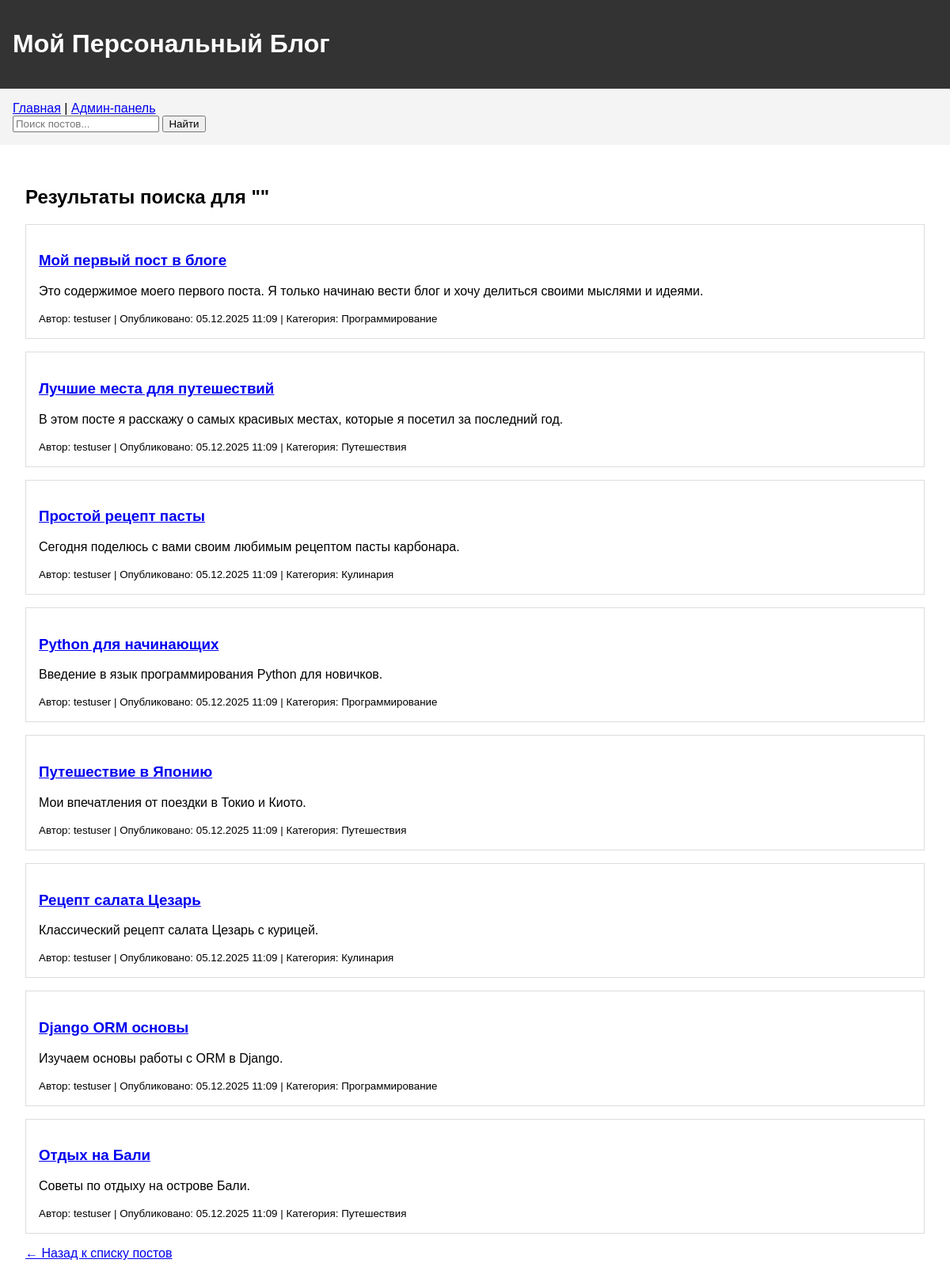
The app's page /search/ with its own data.
### blog/models.py (models this page shows, shortened)
class Post(models.Model):
    title = models.CharField(max_length=200, verbose_name='Заголовок')
    content = models.TextField(verbose_name='Содержание')
    created_date = models.DateTimeField(default=timezone.now, verbose_name='Дата создания')
    published_date = models.DateTimeField(blank=True, null=True, verbose_name='Дата публикации')
    author = models.ForeignKey(User, on_delete=models.CASCADE, verbose_name='Автор')
    category = models.ForeignKey(Category, on_delete=models.SET_NULL, null=True, verbose_name='Категория')
    image = models.ImageField(upload_to='post_images/', blank=True, null=True, verbose_name='Изображение')
    class Meta:
        verbose_name = 'Пост'
        verbose_name_plural = 'Посты'

class Category(models.Model):
    name = models.CharField(max_length=100, verbose_name='Название категории')
    description = models.TextField(blank=True, verbose_name='Описание')
    class Meta:
        verbose_name = 'Категория'
        verbose_name_plural = 'Категории'

### blog/views.py (the view)
# urls.py: path('search/', views.post_search, name='post_search'),
def post_search(request):
    query = request.GET.get('q', '')
    posts = Post.objects.filter(published_date__lte=timezone.now())
    if query:
        posts = posts.filter(
            Q(title__icontains=query) |
            Q(content__icontains=query)
        ).order_by('-published_date')
    return render(request, 'blog/post_search.html', {
        'posts': posts,
        'query': query
    })

### blog/templates/blog/post_search.html (shortened to what this page needs)
{% extends 'blog/base.html' %}
{% block content %}
<h2>Результаты поиска для "{{ query }}"</h2>
{% if posts %}
    {% for post in posts %}
        <div class="post">
            <h3><a href="{% url 'post_detail' pk=post.pk %}">{{ post.title }}</a></h3>
            <p>{{ post.content|truncatewords:30 }}</p>
            <small>
                Автор: {{ post.author }} |
                Опубликовано: {{ post.published_date|date:"d.m.Y H:i" }} |
                Категория: {{ post.category.name }}
            </small>
        </div>
    {% endfor %}
{% else %}
    {% if query %}
        <p>По запросу "{{ query }}" ничего не найдено.</p>
    {% else %}
        <p>Введите поисковый запрос.</p>
    {% endif %}
{% endif %}
<a href="{% url 'post_list' %}">← Назад к списку постов</a>
{% endblock %}

### blog/templates/blog/base.html (style rules this page uses)
body { font-family: Arial, sans-serif; margin: 0; padding: 0; }
.post { border: 1px solid #ddd; margin-bottom: 1rem; padding: 1rem; }

### records on screen
Post: title "Мой первый пост в блоге", content "Это содержимое моего первого поста. Я только начинаю вести блог и хочу делиться своими мыслями и идеями.", author "testuser", published_date "05.12.2025 11:09", category.name "Программирование"
Post: title "Лучшие места для путешествий", content "В этом посте я расскажу о самых красивых местах, которые я посетил за последний год.", author "testuser", published_date "05.12.2025 11:09", category.name "Путешествия"
Post: title "Простой рецепт пасты", content "Сегодня поделюсь с вами своим любимым рецептом пасты карбонара.", author "testuser", published_date "05.12.2025 11:09", category.name "Кулинария"
Post: title "Python для начинающих", content "Введение в язык программирования Python для новичков.", author "testuser", published_date "05.12.2025 11:09", category.name "Программирование"
Post: title "Путешествие в Японию", content "Мои впечатления от поездки в Токио и Киото.", author "testuser", published_date "05.12.2025 11:09", category.name "Путешествия"
Post: title "Рецепт салата Цезарь", content "Классический рецепт салата Цезарь с курицей.", author "testuser", published_date "05.12.2025 11:09", category.name "Кулинария"
Post: title "Django ORM основы", content "Изучаем основы работы с ORM в Django.", author "testuser", published_date "05.12.2025 11:09", category.name "Программирование"
Post: title "Отдых на Бали", content "Советы по отдыху на острове Бали.", author "testuser", published_date "05.12.2025 11:09", category.name "Путешествия"
